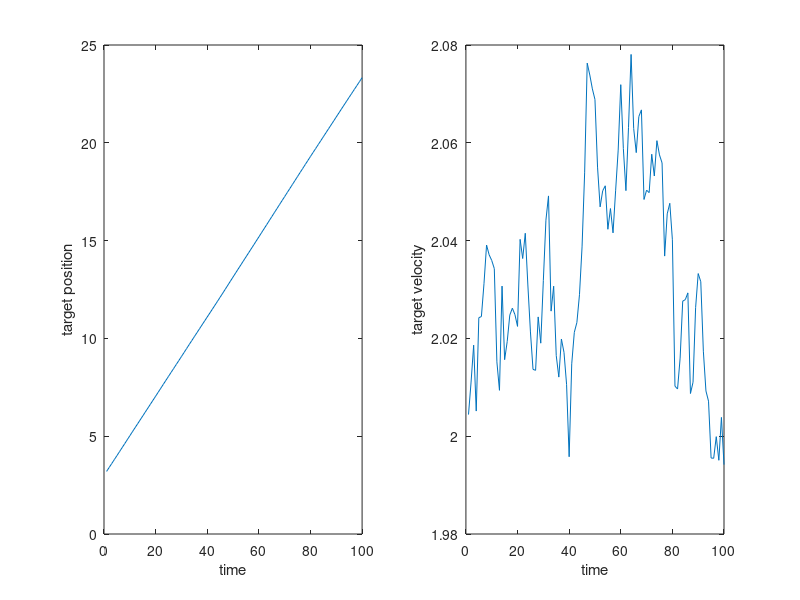
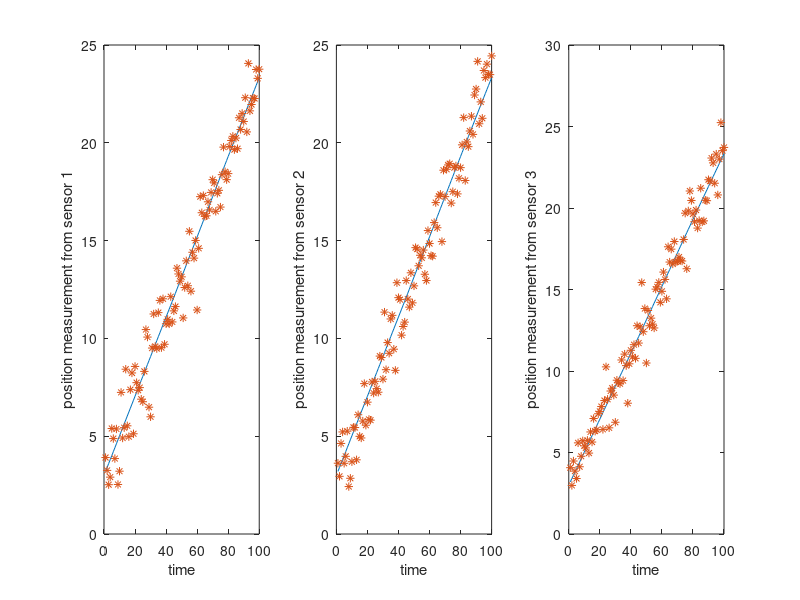

Reproduce these figures in MATLAB, in order. (Note: this script raises an error after producing the figures.)
clear
clc
close all

%% target
% parameter initialization
T = 0.1;
nSteps = 100;
nStates = 2;
x_tgt_init = [3; 2];
x_tgt = zeros(nSteps, nStates);
sigma_v = 0.1;
F = [1, T; 0, 1];
Gamma = [T^2 / 2; T];
% target update
for i = 1 : nSteps
    if i == 1
        x_tgt(i, :) = (F * x_tgt_init + Gamma * normrnd(0, sigma_v) )';
    else
        x_tgt(i, :) = (F * (x_tgt(i - 1, :) )' + Gamma * normrnd(0, sigma_v) )';
    end
end
% testing
figure
subplot(1, 2, 1)
plot(1:nSteps, x_tgt(:, 1))
xlabel('time')
ylabel('target position')
subplot(1, 2, 2)
plot(1:nSteps, x_tgt(:, 2))
xlabel('time')
ylabel('target velocity')

%% measurement
% parameter initialization
H = [1, 0];
R = [1, 1, 1];
nSensors = 3;
Z = zeros(nSteps, nSensors);
% measurement update
for i = 1 : nSteps
    for j = 1 : nSensors
        Z(i, j) = H * (x_tgt(i, :) )' + normrnd(0, sqrt(R(j) ) );
    end
end
% testing
figure
for i = 1 : nSensors
    subplot(1, 3, i)
    plot(1:nSteps, x_tgt(:, 1), 1:nSteps, Z(:, i), '*');
    str = sprintf('position measurement from sensor %d', i);
    xlabel('time')
    ylabel(str)
end

%% filter
% parameter initialization
x_fltr_init = [2; 1];
P_fltr_init = diag( [0.1, 0.5] );
x_fltr = cell(nSteps, nSensors);
P_fltr = cell(nSteps, nSensors);
cm = [0 0 1; 1 0 0; 0 1 0];
Q = Gamma * (Gamma)' * (sigma_v)^2;
% main loop
for i = 1 : nSteps
    % local Kalman filter
    for j = 1 : nSensors 
        if i == 1
            x_KF_upd = x_fltr_init;
            P_KF_upd = P_fltr_init;
        else
            x_KF_upd = x_fltr{i - 1, j};
            P_KF_upd = P_fltr{i - 1, j};
        end
        [x_KF_pred, P_KF_pred] = KF_pred(x_KF_upd, P_KF_upd, F, Q);
        z = Z(i, j);
        [x_KF_upd, P_KF_upd] = KF_upd(z, x_KF_pred, P_KF_pred, H, R(j) );
        % archive
        x_fltr{i, j} = x_KF_upd;
        P_fltr{i, j} = P_KF_upd; 
    end
    % distributed Kalman filter, DKF (consensus step 1)
    for j = 1 : nSensors
        for k = 1 : nSensors
            if cm(k, j) == 1
                z = Z(i, k);
                x_DKF = x_fltr{i, j};
                P_DKF = P_fltr{i, j};
                [x_DKF, P_DKF] = KF_upd(z, x_DKF, P_DKF, H, R(k) );
                % archive
                x_fltr{i, j} = x_DKF;
                P_fltr{i, j} = P_DKF;
            end
        end
    end
    % channel filter (consensus step 2)
    nConsensus = 5;
    for j = 1 : nConsensus
        x_fltr_backup = x_fltr;
        P_fltr_backup = P_fltr;
        for k = 1 : nSensors
            for l = 1 : nSensors
                if cm(l, k) == 1
                    if i == 1
                        x_p = F * x_fltr_init;
                        P_p = F * P_fltr_init * F' + Q;
                    else
                        x_p = F * x_fltr{i - 1, l};
                        P_p = F * P_fltr{i - 1, l} * F' + Q;
                    end
                    x_1 = x_fltr_backup{i, k};
                    P_1 = P_fltr_backup{i, k};
                    x_2 = x_fltr_backup{i, l};
                    P_2 = P_fltr_backup{i, l};
                    [x_CF, P_CF] = chnl_fltr(x_p, P_p, x_1, P_1, x_2, P_2);
                    % archive
                    x_fltr{i, k} = x_CF;
                    P_fltr{i, k} = P_CF;
                end
            end
        end
    end
end
% testing
figure
for i = 1 : nSensors
    t = cell2mat(x_fltr(:, i) );
    t_p = t(1:2:end);
    t_v = t(2:2:end);
    subplot(2, nSensors, i)
    plot(1:nSteps, x_tgt(:, 1), 1:nSteps, t_p);
    xlabel('time')
    ylabel('position')
    str = sprintf('local estimation from sensor %d', i);
    legend('target', str)
    hold on
    subplot(2, nSensors, i + nSensors)
    plot(1:nSteps, x_tgt(:, 2), 1:nSteps, t_v);
    xlabel('time')
    ylabel('velocity')
    str = sprintf('local estimation from sensor %d', i);
    legend('target', str)
end
% bg = biograph(cm);
% view(bg)